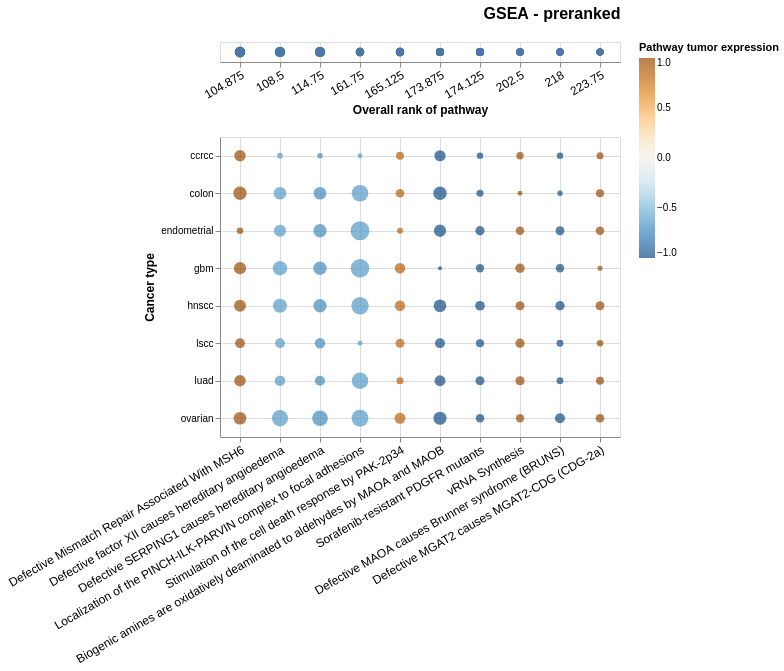

This figure's notebook cell:
### Code cell
alt.vconcat(
    plot_top_ten(STEP9_FILE_PATH, STEP1_FILE_PATH, "GSEA - preranked")[0],
#     plot_top_ten(STEP11_FILE_PATH, STEP1_FILE_PATH, "Reactome data - prerank, 1 - p")[0],
#     plot_top_ten(STEP12_FILE_PATH, STEP1_FILE_PATH, "Reactome data - prerank, 1 - p, mean dups")[0]
).configure_axis(
    grid=True
).configure_title(
    fontSize=16,
    anchor="end",
    offset=20
).resolve_scale(
    size="independent"
)
